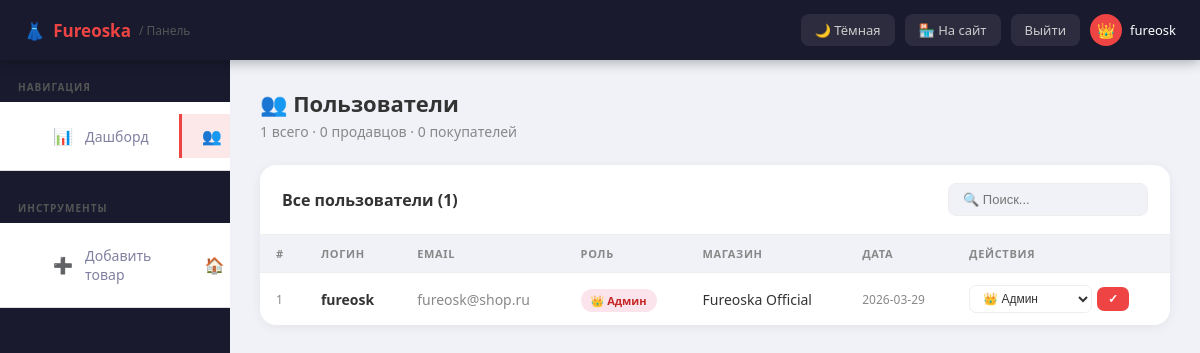
Page /admin/users (signed in) on the committed database.
### tables this page shows
CREATE TABLE users (
            id INTEGER PRIMARY KEY AUTOINCREMENT,
            username TEXT UNIQUE NOT NULL,
            email TEXT UNIQUE NOT NULL,
            password TEXT NOT NULL,
            role TEXT NOT NULL DEFAULT 'buyer',
            shop_name TEXT, shop_desc TEXT, avatar TEXT,
            created_at TEXT DEFAULT CURRENT_TIMESTAMP);

### app.py (the view)
@app.route("/admin/users")
def admin_users():
    if not admin_required(): return redirect(url_for("home"))
    conn = get_db()
    users = conn.execute("SELECT * FROM users ORDER BY created_at DESC").fetchall()
    stats = get_admin_stats(conn); conn.close()
    return render_template("admin.html",section="users",users=users,stats=stats,dark=get_dark(),user=current_user())

### app.py (called while the page is built)
def get_db():
    conn = sqlite3.connect(DB)
    conn.row_factory = sqlite3.Row
    return conn

def current_user():
    uid = session.get("user_id")
    if not uid: return None
    conn = get_db()
    user = conn.execute("SELECT * FROM users WHERE id=?",(uid,)).fetchone()
    conn.close()
    return user

def get_dark():
    return session.get("dark",False)

def admin_required():
    user = current_user()
    return user and user["role"] == "admin"

def get_admin_stats(conn):
    return {
        "users":    conn.execute("SELECT COUNT(*) FROM users").fetchone()[0],
        "sellers":  conn.execute("SELECT COUNT(*) FROM users WHERE role='seller'").fetchone()[0],
        "buyers":   conn.execute("SELECT COUNT(*) FROM users WHERE role='buyer'").fetchone()[0],
        "products": conn.execute("SELECT COUNT(*) FROM products").fetchone()[0],
        "orders":   conn.execute("SELECT COUNT(*) FROM orders").fetchone()[0],
        "revenue":  conn.execute("SELECT COALESCE(SUM(total),0) FROM orders").fetchone()[0],
    }

### templates/admin.html (shortened to what this page needs)
<!DOCTYPE html>
<html>
<head>
    <link rel="stylesheet" href="/static/style.css">
</head>
<body class="{{ 'dark' if dark else '' }}">
<div class="admin-topbar">
    <a href="/" class="logo">👗 <span class="acc">Fureoska</span> <span style="color:#555;font-size:12px;font-weight:400;">/ Панель</span></a>
    <div class="topbar-right">
        <a href="/toggle-theme">{{ '☀️ Светлая' if dark else '🌙 Тёмная' }}</a>
        <a href="/">🏪 На сайт</a>
        <a href="/logout">Выйти</a>
        <div class="topbar-user"><div class="topbar-avatar">👑</div><span>fureosk</span></div>
    </div>
</div>
<div class="admin-wrap">
    <aside class="admin-sidebar" id="adminSidebar">
        <div class="sidebar-section">Навигация</div>
        <nav class="admin-nav">
            <a href="/admin" class="{{ 'active' if section=='dashboard' else '' }}"><span class="nav-icon">📊</span>Дашборд</a>
            <a href="/admin/users" class="{{ 'active' if section=='users' else '' }}"><span class="nav-icon">👥</span>Пользователи<span class="nav-badge">{{ stats.users }}</span></a>
        </nav>
        <div class="sidebar-section" style="margin-top:10px;">Инструменты</div>
        <nav class="admin-nav">
            <a href="/add"><span class="nav-icon">➕</span>Добавить товар</a>
            <a href="/"><span class="nav-icon">🏠</span>Главная</a>
        </nav>
    </aside>
    <main class="admin-main">
    {% if section=='dashboard' %}
    <div class="page-hdr"><h1>📊 Дашборд</h1><p>Обзор магазина — всё под контролем</p></div>
    <div class="stat-grid">
        <div class="stat-box s-red"><div class="stat-icon">👥</div><div class="stat-val">{{ stats.users }}</div><div class="stat-lbl">Пользователей</div></div>
        <div class="stat-box s-blue"><div class="stat-icon">🏪</div><div class="stat-val">{{ stats.sellers }}</div><div class="stat-lbl">Продавцов</div></div>
        <div class="stat-box s-green"><div class="stat-icon">📦</div><div class="stat-val">{{ stats.products }}</div><div class="stat-lbl">Товаров</div></div>
        <div class="stat-box s-purple"><div class="stat-icon">🧾</div><div class="stat-val">{{ stats.orders }}</div><div class="stat-lbl">Заказов</div></div>
        <div class="stat-box s-orange"><div class="stat-icon">💰</div><div class="stat-val">{{ "{:,}".format(stats.revenue).replace(",", " ") }} ₽</div><div class="stat-lbl">Выручка</div></div>
    </div>
    <div class="qactions">
        <a href="/admin/users" class="qbtn pr">👥 Пользователи</a>
        <a href="/admin/products" class="qbtn sc">📦 Товары</a>
        <a href="/admin/orders" class="qbtn sc">🧾 Заказы</a>
        <a href="/add" class="qbtn sc">➕ Добавить товар</a>
    </div>
    <div class="dash-grid">
        <div class="dcard">
            <h3>🧾 Последние заказы</h3>
            {% if recent_orders %}<ul class="mlist">
            {% for o in recent_orders %}<li><div><div class="ml-name">#{{ o.id }} — {{ o.buyer_name }}</div><div class="ml-sub">{{ o.created_at[:10] }}</div></div><div style="text-align:right"><div class="ml-val">{{ o.total }} ₽</div><span class="sbadge s-new">{{ o.status }}</span></div></li>{% endfor %}
            </ul>{% else %}<div class="empty-s"><div class="ei">🧾</div><p>Заказов нет</p></div>{% endif %}
        </div>
        <div class="dcard">
            <h3>👥 Новые пользователи</h3>
            {% if recent_users %}<ul class="mlist">
            {% for u in recent_users %}<li><div><div class="ml-name">{{ u.username }}</div><div class="ml-sub">{{ u.email }}</div></div><span class="br br-{{ u.role }}">{% if u.role=='admin' %}👑{% elif u.role=='seller' %}🏪{% else %}🛍️{% endif %} {{ 'Админ' if u.role=='admin' else 'Продавец' if u.role=='seller' else 'Покупатель' }}</span></li>{% endfor %}
            </ul>{% else %}<div class="empty-s"><div class="ei">👥</div><p>Нет данных</p></div>{% endif %}
        </div>
    </div>
    {% elif section=='users' %}
    <div class="page-hdr"><h1>👥 Пользователи</h1><p>{{ stats.users }} всего · {{ stats.sellers }} продавцов · {{ stats.buyers }} покупателей</p></div>
    <div class="tcard">
        <div class="tcard-hdr"><h2>Все пользователи ({{ users|length }})</h2><div class="asearch"><input type="text" placeholder="🔍 Поиск..." oninput="filterTable('uT',this.value)"></div></div>
        <table class="atable" id="uT">
            <thead><tr><th>#</th><th>Логин</th><th>Email</th><th>Роль</th><th>Магазин</th><th>Дата</th><th>Действия</th></tr></thead>
            <tbody>{% for u in users %}<tr>
                <td style="color:var(--amuted);font-size:12px">{{ u.id }}</td>
                <td><strong>{{ u.username }}</strong></td>
                <td style="color:var(--amuted)">{{ u.email }}</td>
                <td><span class="br br-{{ u.role }}">{% if u.role=='admin' %}👑 Админ{% elif u.role=='seller' %}🏪 Продавец{% else %}🛍️ Покупатель{% endif %}</span></td>
                <td>{{ u.shop_name or '—' }}</td>
                <td style="color:var(--amuted);font-size:12px">{{ u.created_at[:10] }}</td>
                <td><div style="display:flex;gap:6px;flex-wrap:wrap;align-items:center">
                    <form method="POST" action="/admin/users/role/{{ u.id }}" class="ifrm">
                        <select name="role"><option value="admin" {% if u.role=='admin' %}selected{% endif %}>👑 Админ</option></select>
                        <button type="submit">✓</button>
                    </form>
                </div></td>
            </tr>{% endfor %}</tbody>
        </table>
    </div>
    {% endif %}
    </main>
</div>
</body>
</html>

### static/style.css (style rules this page uses)
* { box-sizing: border-box; margin: 0; padding: 0; }
body { font-family: Arial, sans-serif; background: #f5f5f5; color: #333; transition: background 0.3s, color 0.3s; }
nav { background: white; padding: 12px 30px; border-bottom: 1px solid #ddd; display: flex; gap: 10px; }
input, select, textarea { width: 100%; padding: 10px; border: 1px solid #ddd; border-radius: 8px; font-size: 15px; }

### templates/admin.html (style rules this page uses)
:root { --abg:#f0f2f8; --acard:#fff; --atext:#333; --amuted:#888; --aborder:#eee; --ahover:#f9f9f9; }
body { margin:0; font-family:'Segoe UI',Arial,sans-serif; background:var(--abg); color:var(--atext); }
.admin-topbar { position:fixed; top:0; left:0; right:0; z-index:100; height:60px; background:#1a1a2e; display:flex; align-items:center; justify-content:space-between; padding:0 24px; box-shadow:0 2px 12px rgba(0,0,0,.3); }
.admin-topbar .logo { display:flex; align-items:center; gap:8px; color:white; font-size:17px; font-weight:bold; text-decoration:none; }
.admin-topbar .logo .acc { color:#e44; }
.topbar-right { display:flex; align-items:center; gap:10px; }
.topbar-right a { color:#ccc; text-decoration:none; font-size:13px; padding:7px 14px; border-radius:8px; background:rgba(255,255,255,.08); transition:all .2s; }
.topbar-user { display:flex; align-items:center; gap:8px; color:white; font-size:13px; }
.topbar-avatar { width:32px; height:32px; border-radius:50%; background:#e44; display:flex; align-items:center; justify-content:center; font-size:15px; }
.admin-wrap { display:flex; min-height:100vh; padding-top:60px; }
.admin-sidebar { width:230px; flex-shrink:0; background:#1a1a2e; position:fixed; top:60px; left:0; bottom:0; overflow-y:auto; z-index:50; }
.sidebar-section { padding:20px 18px 8px; font-size:10px; text-transform:uppercase; letter-spacing:.1em; color:#555; font-weight:700; }
.admin-nav a { display:flex; align-items:center; gap:12px; padding:11px 20px; color:#8080a0; text-decoration:none; font-size:14px; transition:all .2s; border-left:3px solid transparent; }
.admin-nav a.active { background:rgba(228,68,68,.12); color:#ff7070; border-left-color:#e44; font-weight:600; }
.nav-icon { font-size:16px; width:20px; text-align:center; flex-shrink:0; }
.admin-main { flex:1; margin-left:230px; padding:28px 30px 50px; min-width:0; }
.page-hdr { margin-bottom:24px; }
.page-hdr h1 { font-size:22px; font-weight:800; margin:0 0 4px; }
.page-hdr p { color:var(--amuted); font-size:14px; margin:0; }
.tcard { background:var(--acard); border-radius:16px; overflow:hidden; box-shadow:0 2px 12px rgba(0,0,0,.06); }
.tcard-hdr { display:flex; justify-content:space-between; align-items:center; padding:18px 22px; border-bottom:1px solid var(--aborder); flex-wrap:wrap; gap:10px; }
.tcard-hdr h2 { font-size:16px; font-weight:700; margin:0; }
.asearch input { padding:8px 14px; border:1px solid var(--aborder); border-radius:8px; font-size:13px; background:var(--abg); color:var(--atext); width:200px; outline:none; transition:border .2s; }
.atable { width:100%; border-collapse:collapse; font-size:14px; }
.atable th { background:var(--abg); padding:11px 16px; text-align:left; font-size:11px; text-transform:uppercase; letter-spacing:.06em; color:var(--amuted); font-weight:700; border-bottom:1px solid var(--aborder); }
.atable td { padding:12px 16px; border-bottom:1px solid var(--aborder); vertical-align:middle; }
.atable tr:last-child td { border-bottom:none; }
.br { padding:4px 10px; border-radius:20px; font-size:11px; font-weight:700; }
.br-admin { background:#fce4ec; color:#c62828; }
.ifrm { display:inline-flex; gap:5px; align-items:center; }
.ifrm select { padding:5px 9px; border:1px solid var(--aborder); border-radius:7px; font-size:12px; background:var(--acard); color:var(--atext); }
.ifrm button { padding:5px 11px; border:none; border-radius:7px; background:#e44; color:white; cursor:pointer; font-size:12px; font-weight:600; }

### rows in the picture
users: id "1", username "fureosk", email "fureosk@shop.ru", shows "👑 Админ", shop_name "Fureoska Official", created_at "2026-03-29", role "👑 Админ"

### other values in the picture
{{ '☀️ Светлая' if dark else '🌙 Тёмная' }} "🌙 Тёмная"
{{ stats.users }} "1"
{{ stats.sellers }} "0"
{{ stats.buyers }} "0"
{{ users|length }} "1"
